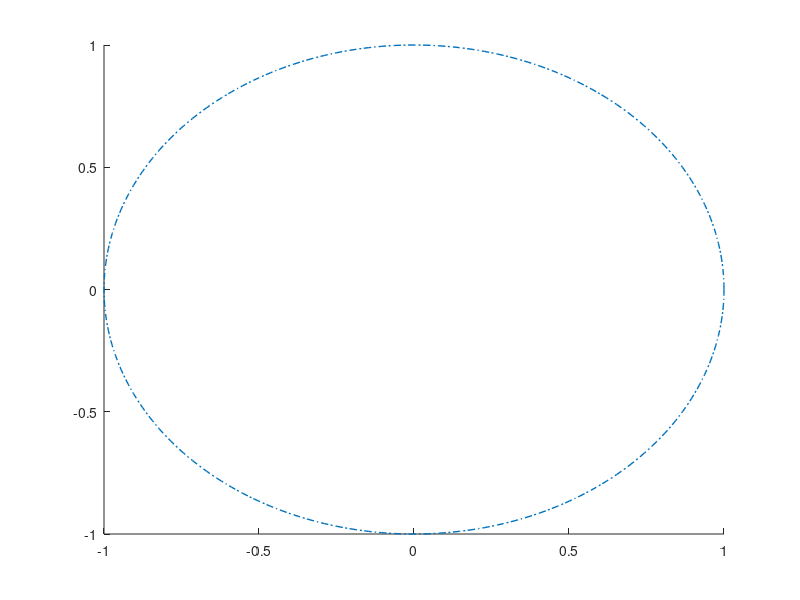

This chart was generated by the following MATLAB code:
function h=std2ellipse(ra,rb,ang,x0,y0,C,Nb)
% Ellipse adds ellipses to the current plot
%
% ELLIPSE(ra,rb,ang,x0,y0) adds an ellipse with semimajor axis of ra,
% a semimajor axis of radius rb, a semimajor axis of ang, centered at
% the point x0,y0.
%
% The length of ra, rb, and ang should be the same. 
% If ra is a vector of length L and x0,y0 scalars, L ellipses
% are added at point x0,y0.
% If ra is a scalar and x0,y0 vectors of length M, M ellipse are with the same 
% radii are added at the points x0,y0.
% If ra, x0, y0 are vectors of the same length L=M, M ellipses are added.
% If ra is a vector of length L and x0, y0 are  vectors of length
% M~=L, L*M ellipses are added, at each point x0,y0, L ellipses of radius ra.
%
% ELLIPSE(ra,rb,ang,x0,y0,C)
% adds ellipses of color C. C may be a string ('r','b',...) or the RGB value. 
% If no color is specified, it makes automatic use of the colors specified by 
% the axes ColorOrder property. For several circles C may be a vector.
%
% ELLIPSE(ra,rb,ang,x0,y0,C,Nb), Nb specifies the number of points
% used to draw the ellipse. The default value is 300. Nb may be used
% for each ellipse individually.
%
% h=ELLIPSE(...) returns the handles to the ellipses.
%
% as a sample of how ellipse works, the following produces a red ellipse
% tipped up at a 45 deg axis from the x axis
% ellipse(1,2,pi/8,1,1,'r')
%
% note that if ra=rb, ELLIPSE plots a circle
%

% written by D.G. Long, Brigham Young University, based on the
% CIRCLES.m original 
% written by Peter Blattner, Institute of Microtechnology, University of 
% Neuchatel, Switzerland, blattner@imt.unine.ch


% Check the number of input arguments 

if nargin<1,
  ra=[];
end;
if nargin<2,
  rb=[];
end;
if nargin<3,
  ang=[];
end;

%if nargin==1,
%  error('Not enough arguments');
%end;

if nargin<5,
  x0=[];
  y0=[];
end;
 
if nargin<6,
  C=[];
end

if nargin<7,
  Nb=[];
end

% set up the default values

if isempty(ra),ra=1;end;
if isempty(rb),rb=1;end;
if isempty(ang),ang=0;end;
if isempty(x0),x0=0;end;
if isempty(y0),y0=0;end;
if isempty(Nb),Nb=300;end;
if isempty(C),C=get(gca,'colororder');end;

% work on the variable sizes

x0=x0(:);
y0=y0(:);
ra=ra(:);
rb=rb(:);
ang=ang(:);
Nb=Nb(:);

if isstr(C),C=C(:);end;

if length(ra)~=length(rb),
  error('length(ra)~=length(rb)');
end;
if length(x0)~=length(y0),
  error('length(x0)~=length(y0)');
end;

% how many inscribed elllipses are plotted

if length(ra)~=length(x0)
  maxk=length(ra)*length(x0);
else
  maxk=length(ra);
end;

% drawing loop

for k=1:maxk
  
  if length(x0)==1
    xpos=x0;
    ypos=y0;
    radm=ra(k);
    radn=rb(k);
    if length(ang)==1
      an=ang;
    else
      an=ang(k);
    end;
  elseif length(ra)==1
    xpos=x0(k);
    ypos=y0(k);
    radm=ra;
    radn=rb;
    an=ang;
  elseif length(x0)==length(ra)
    xpos=x0(k);
    ypos=y0(k);
    radm=ra(k);
    radn=rb(k);
    an=ang(k);
  else
    rada=ra(fix((k-1)/size(x0,1))+1);
    radb=rb(fix((k-1)/size(x0,1))+1);
    an=ang(fix((k-1)/size(x0,1))+1);
    xpos=x0(rem(k-1,size(x0,1))+1);
    ypos=y0(rem(k-1,size(y0,1))+1);
  end;

  co=cos(an);
  si=sin(an);
  the=linspace(0,2*pi,Nb(rem(k-1,size(Nb,1))+1,:)+1);
%  x=radm*cos(the)*co-si*radn*sin(the)+xpos;
%  y=radm*cos(the)*si+co*radn*sin(the)+ypos;
  h(k)=line(radm*cos(the)*co-si*radn*sin(the)+xpos,radm*cos(the)*si+co*radn*sin(the)+ypos);
  set(h(k),'color',C(rem(k-1,size(C,1))+1,:));
  set(h(k),'LineStyle','-.');
  set(h(k),'LineWidth',1);
end;

